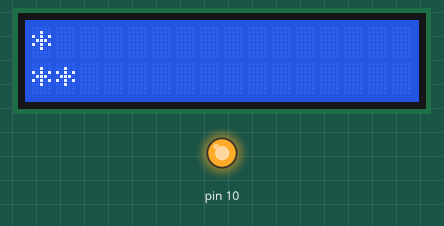
This sketch was run on a simulated Arduino Uno, built with avr-gcc and run on an emulated ATmega328P. Shown: 16×2 character LCD, output pins drawn as LEDs (lit = HIGH).

Above: at 0.1 s.
At 1.1 s:
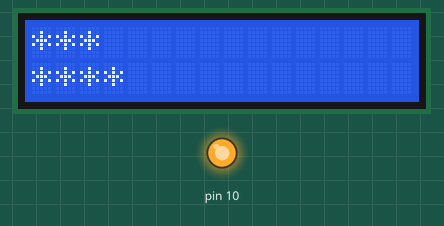
At 2.1 s:
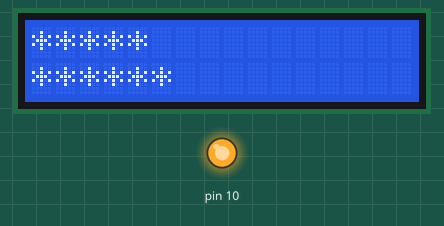
At 4.1 s:
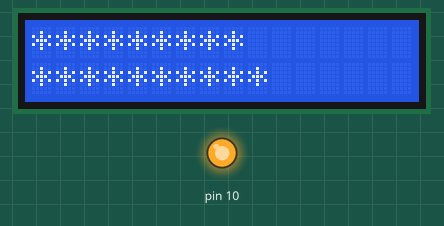
At 6.2 s:
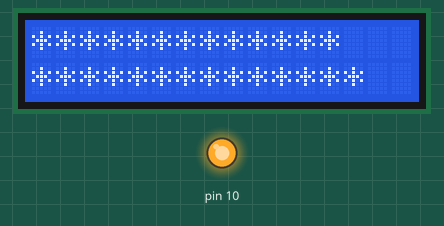
At 8.7 s:
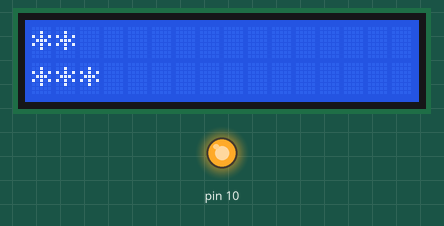

Measured:
- by itself, everything shown: repeats every 8.1 s, in 32 steps
- what the display in image 0 shows lasts 0.5 s, from 0.1 s to 0.6 s

The sketch:

lcd.ino
```cpp
#include <LiquidCrystal.h>

LiquidCrystal lcd(8, 9, 4, 5, 6, 7);
int y = 0;
int cnt = 0;

void setup() {
  lcd.begin(16, 2);
  pinMode(10, OUTPUT);
  digitalWrite(10, HIGH);
}

void loop() {
  lcd.setCursor(0, y);
  for(int i = 0; i < (cnt+y)%16+1; i++)
    lcd.print("*");

  y = (y + 1) % 2;

  if(y == 0){
    cnt = cnt % 16 + 1;
    delay(500);
    lcd.clear();
  }
}
```
